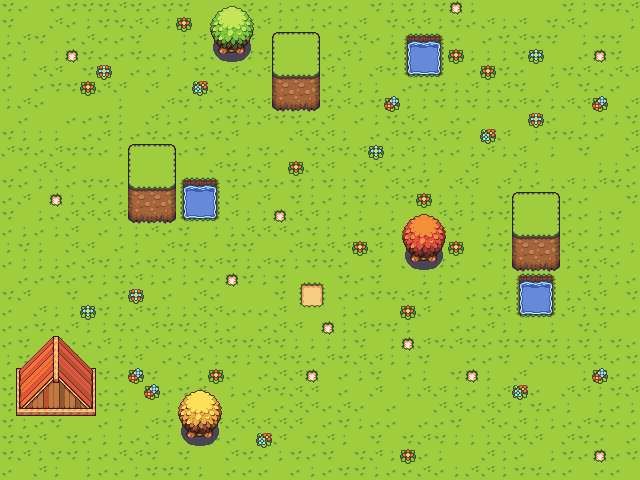

Tiled map render using the project's own tile images. Description and the map definition, with tile-layer contents summarised, below:
An orthogonal 40x30 tile map with 16x16 px tiles, 3 tile layers (background, terrain, trees).

<map version="1.10" tiledversion="1.10.2" orientation="orthogonal" renderorder="right-down" width="40" height="30" tilewidth="16" tileheight="16" infinite="0" nextlayerid="4" nextobjectid="1">
 <editorsettings>
  <export target="assets/overworld..tmj" format="json" />
 </editorsettings>
 <tileset firstgid="1" name="tileset" tilewidth="16" tileheight="16" tilecount="2112" columns="33">
  <image source="assets/tileset.png" trans="000000" width="528" height="1024" />
 </tileset>
 <layer id="1" name="background" width="40" height="30">
  <data>[1200 cells, 1200 non-empty, 5 distinct tile ids]</data>
 </layer>
 <layer id="2" name="terrain" width="40" height="30">
  <data>[1200 cells, 143 non-empty, 64 distinct tile ids]</data>
 </layer>
 <layer id="3" name="trees" width="40" height="30">
  <data>[1200 cells, 36 non-empty, 36 distinct tile ids]</data>
 </layer>
</map>
